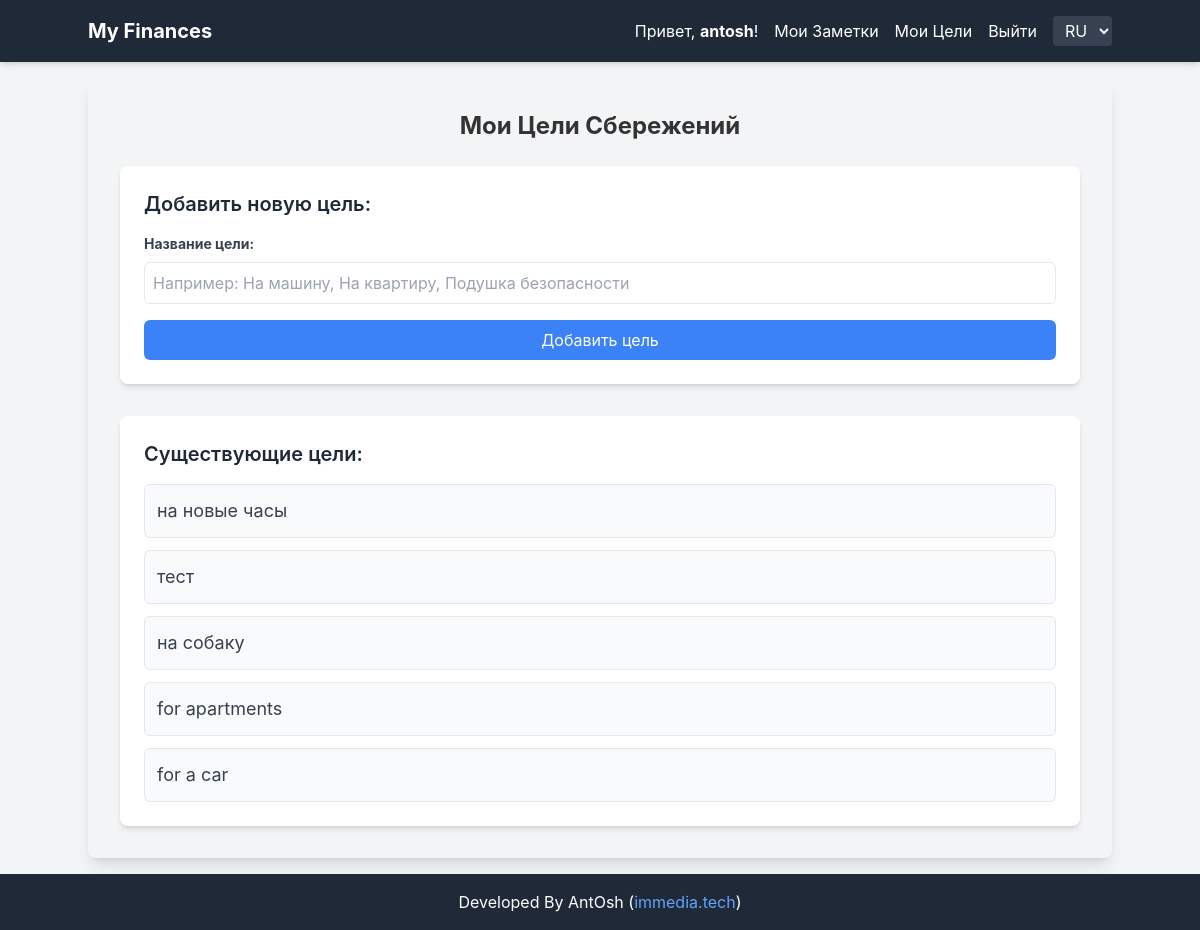
The page /goals (signed in) on the database its author committed.
### tables this page shows
CREATE TABLE users (
            id INTEGER PRIMARY KEY AUTOINCREMENT,
            username TEXT UNIQUE NOT NULL,
            password_hash TEXT NOT NULL
        );

CREATE TABLE user_goals (
            id INTEGER PRIMARY KEY AUTOINCREMENT,
            user_id INTEGER NOT NULL,
            name TEXT NOT NULL UNIQUE, -- Название цели (например, "На машину", "На квартиру")
            created_at TIMESTAMP DEFAULT CURRENT_TIMESTAMP,
            FOREIGN KEY (user_id) REFERENCES users (id)
        );

### app.py (the view, shortened to what this page needs)
@app.route('/goals', methods=['GET', 'POST'])
@login_required
def goals():
    conn = get_db()
    cursor = conn.cursor()
    user_id = g.user['id']
    error = None
    cursor.execute("SELECT id, name FROM user_goals WHERE user_id = ? ORDER BY created_at DESC", (user_id,))
    user_goals = cursor.fetchall()
    return render_template('goals.html', user_goals=user_goals)

### app.py (called while the page is built)
def get_locale_from_request():
    lang = request.args.get('lang')
    if lang in LOCALES:  # Проверяем, что язык есть в нашем словаре
        session['lang'] = lang
        return lang
    if 'lang' in session and session['lang'] in LOCALES:
        return session['lang']
    best_browser_match = request.accept_languages.best_match(LOCALES.keys())
    if best_browser_match and best_browser_match in LOCALES:
        return best_browser_match
    return 'ru'  # Язык по умолчанию, если ничего не найдено

@app.before_request
def set_g_locale():
    g.locale = get_locale_from_request()

def get_db():
    if 'db' not in g:
        g.db = get_db_connection()
    return g.db

@app.before_request
def load_logged_in_user():
    user_id = session.get('user_id')
    if user_id is None:
        g.user = None
    else:
        conn = get_db()
        cursor = conn.cursor()
        cursor.execute("SELECT * FROM users WHERE id = ?", (user_id,))
        g.user = cursor.fetchone()

def login_required(view):
    @functools.wraps(view)
    def wrapped_view(**kwargs):
        if g.user is None:
            flash(_('Для доступа к этой странице необходимо войти в систему.'), 'warning')
            return redirect(url_for('login'))
        return view(**kwargs)
    return wrapped_view

### database.py (called while the page is built)
def get_db_connection():
    conn = sqlite3.connect(DATABASE)
    conn.row_factory = sqlite3.Row
    return conn

### locales.py (called while the page is built)
def gettext_manual(text, **variables):
    from flask import g
    current_locale = getattr(g, 'locale', 'ru')
    translated_text = LOCALES.get(current_locale, {}).get(text, text)
    if variables:
        try:
            return translated_text % variables
        except TypeError:  # Если переменные есть, но в строке их нет или неверный формат
            return translated_text
    return translated_text

### templates/goals.html (shortened to what this page needs)
{% extends 'base.html' %}
{% block content %}
    <h2 class="text-2xl font-bold mb-6 text-center">{{ _('Мои Цели Сбережений') }}</h2>
    <div class="mb-8 p-6 bg-white rounded-lg shadow-md">
        <h3 class="text-xl font-semibold mb-4 text-gray-800">{{ _('Добавить новую цель:') }}</h3>
        <form method="post" action="{{ url_for('goals') }}" class="space-y-4">
            <div>
                <label for="goal_name" class="block text-gray-700 text-sm font-bold mb-2">{{ _('Название цели:') }}</label>
                <input type="text" id="goal_name" name="goal_name" required
                       placeholder="{{ _('Например: На машину, На квартиру, Подушка безопасности') }}"
                       class="w-full p-2 border rounded-md">
            </div>
            <button type="submit" class="w-full bg-blue-500 text-white p-2 rounded-md hover:bg-blue-600">
                {{ _('Добавить цель') }}
            </button>
        </form>
    </div>
    <div class="p-6 bg-white rounded-lg shadow-md">
        <h3 class="text-xl font-semibold mb-4 text-gray-800">{{ _('Существующие цели:') }}</h3>
        {% if user_goals %}
            <ul class="space-y-3">
                {% for goal in user_goals %}
                    <li class="p-3 bg-gray-50 rounded-md border border-gray-200 flex justify-between items-center">
                        <span class="text-lg text-gray-700">{{ goal.name }}</span>
                    </li>
                {% endfor %}
            </ul>
        {% else %}
            <p class="text-gray-600 text-center">{{ _('У вас пока нет добавленных целей. Добавьте первую!') }}</p>
        {% endif %}
    </div>
{% endblock %}

### templates/base.html (shortened to what this page needs)
<!DOCTYPE html>
<html lang="{{ g.locale }}">
<head>
    <script src="https://cdn.tailwindcss.com"></script>
</head>
<body class="flex flex-col min-h-screen">
    <nav class="w-full bg-gray-800 text-white p-4 shadow-md">
        <div class="container mx-auto flex justify-between items-center">
            <a href="{{ url_for('index') }}" class="text-xl font-bold hover:text-gray-300">My Finances</a>
            <div class="flex items-center">
                {% if g.user %}
                    <span class="mr-4">{{ _('Привет,') }} <span class="font-bold">{{ g.user.username }}</span>!</span>
                    <a href="{{ url_for('user_notes', username=g.user.username) }}" class="mr-4 hover:text-gray-300">{{ _('Мои Заметки') }}</a>
                    <a href="{{ url_for('goals') }}" class="mr-4 hover:text-gray-300">{{ _('Мои Цели') }}</a>
                    <a href="{{ url_for('logout') }}" class="hover:text-gray-300">{{ _('Выйти') }}</a>
                {% else %}
                    <a href="{{ url_for('register') }}" class="mr-4 hover:text-gray-300">{{ _('Регистрация') }}</a>
                    <a href="{{ url_for('login') }}" class="hover:text-gray-300">{{ _('Войти') }}</a>
                {% endif %}
                <select id="language-selector" class="ml-4 px-2 py-1 rounded bg-gray-700 text-white border-none">
                    <option value="ru" {% if g.locale == 'ru' %}selected{% endif %}>RU</option>
                </select>
            </div>
        </div>
    </nav>
    <div class="main-content-wrapper">
        <div class="container bg-transparent p-8 rounded-lg shadow-lg">
            {% block content %}{% endblock %}
        </div>
    </div>
    <footer class="w-full bg-gray-800 text-white p-4 text-center shadow-md mt-auto">
        Developed By AntOsh (<a href="https://immediatech.net" target="_blank" class="text-blue-400 hover:underline">immedia.tech</a>)
    </footer>
</body>
</html>

### templates/base.html (style rules this page uses)
body { font-family: 'Inter', sans-serif; background-color: #f3f4f6; color: #333; }
.main-content-wrapper { flex-grow: 1; display: flex; justify-content: center; align-items: center; padding: 1rem; }
.container { max-width: 800px; width: 100%; }
input[type="text"], input[type="password"], textarea, select { @apply p-3 border border-gray-300 rounded-md focus:outline-none focus:ring-2 focus:ring-blue-500 w-full; }
button { @apply bg-blue-600 text-white p-3 rounded-md hover:bg-blue-700 transition duration-200; }

### rows shown on the page
users: user.username "antosh"
user_goals: name "на новые часы"
user_goals: name "тест"
user_goals: name "на собаку"
user_goals: name "for apartments"
user_goals: name "for a car"
